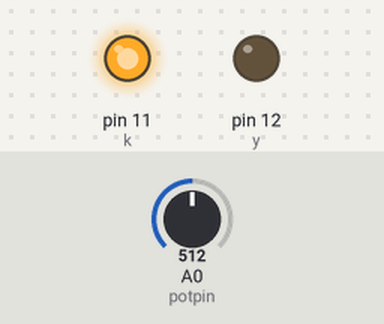
Simulated run of this sketch. Board: Arduino Uno, built with avr-gcc and run on an emulated ATmega328P. Parts: output pins drawn as LEDs (lit = HIGH). Dashed ring = blinking. The inputs (shaded band) are chosen by the test bench; at power-on: A0 (potpin) = 512.

Above: at 1.4 s.
2.4 s: A0 (potpin) set to 122
At 2.67 s:
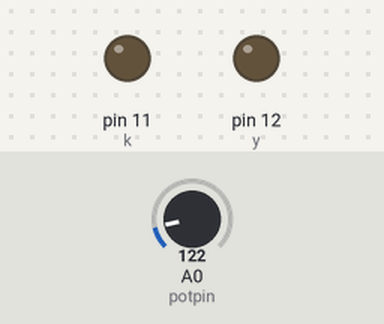
5.9 s: A0 (potpin) set to 0
At 6.8 s:
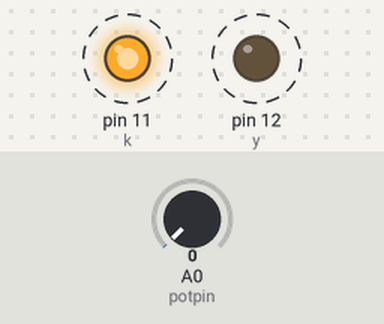
Timing chart, 0 to 60.5 s (numbered marks = the images above; inputs shaded):
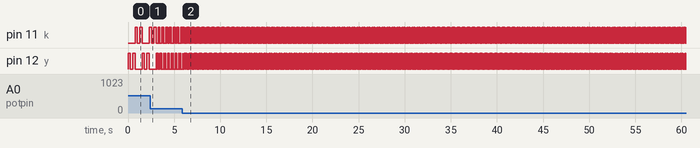

Measured:
- by itself, pin 11 (k), pin 12 (y): alternates HIGH for 0.01 s and LOW for 0.02 s

The sketch:

index.ino
```cpp
int k=11;
int y=12;
int potpin=A0;
int deger=0;
int timer=0;
void setup() {
pinMode(k,OUTPUT);
pinMode(y,OUTPUT);}
void loop() {
deger=analogRead(potpin);
timer=map(deger,0,1023,10,500);
digitalWrite(y,HIGH);
delay(timer);
digitalWrite(y,LOW);
delay(timer);
digitalWrite(y,HIGH);
delay(timer);
digitalWrite(y,LOW);
digitalWrite(k,HIGH);
delay(timer);
digitalWrite(k,LOW);
delay(timer);
digitalWrite(k,HIGH);
delay(timer);
digitalWrite(k,LOW);}
```
